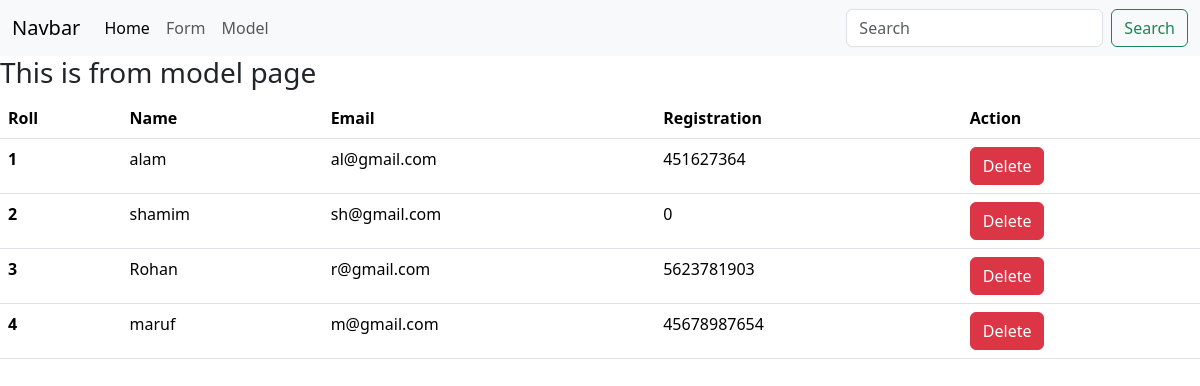
The app's page /firstApp/model/ with its own data.
### firstApp/models.py (models this page shows)
class Student(models.Model):
    name = models.CharField(max_length=20)
    email = models.EmailField()
    roll = models.AutoField(primary_key=True)
    registrant_id = models.BigIntegerField()
    Married = models.BooleanField()
    min_salary = models.SmallIntegerField()
    max_salary = models.BigIntegerField()
    About_you = models.TextField()

### firstApp/views.py (the view)
# urls.py: path('model/' , views.StudentModel , name='Model'),
def StudentModel(request):
    datas = Student.objects.all()
    return render(request, 'firstApp/studentModel.html' , {'datas' : datas})

### firstApp/templates/firstApp/studentModel.html
{% extends 'base.html' %}
{% block content %}
<h3>This is from model page</h3>
{% if datas %}
<table class="table">
    <thead>
      <tr>
        <th scope="col">Roll</th>
        <th scope="col">Name</th>
        <th scope="col">Email</th>
        <th scope="col">Registration</th>
        <th scope="col">Action</th>
      </tr>
    </thead>
    <tbody>
      {% for data in datas %}
      <tr>
        <th scope="row">{{data.roll}} </th>
        <td>{{data.name}} </td>
        <td>{{data.email}} </td>
        <td>{{data.registrant_id}} </td>
        <td> <a class='btn btn-danger text-white' href="{% url 'Delete_studentt' data.roll %}">Delete</a> </td>
      </tr>
      {% endfor %}
    </tbody>
  </table>
{% else %}
<h3>No Data is Available Here</h3>
{% endif %}
{% endblock %}

### templates/base.html (shortened to what this page needs)
<!DOCTYPE html>
<html lang="en">
<head>
    <link href="https://cdn.jsdelivr.net/npm/bootstrap@5.3.3/dist/css/bootstrap.min.css" rel="stylesheet">
</head>
<body>
    <nav class="navbar navbar-expand-lg bg-body-tertiary">
        <div class="container-fluid">
          <a class="navbar-brand" href="#">Navbar</a>
          <div class="collapse navbar-collapse" id="navbarSupportedContent">
            <ul class="navbar-nav me-auto mb-2 mb-lg-0">
              <li class="nav-item">
                <a class="nav-link active" aria-current="{% url 'Home' %}" href="#">Home</a>
              </li>
               <li class="nav-item">
                <a class="nav-link" href="{% url 'Form' %}">Form</a>
              </li>
              <li class="nav-item">
                <a class="nav-link" href="{% url 'Model' %}">Model</a>
              </li>
            </ul>
            <form class="d-flex" role="search">
              <input class="form-control me-2" type="search" placeholder="Search" aria-label="Search">
              <button class="btn btn-outline-success" type="submit">Search</button>
            </form>
          </div>
        </div>
      </nav>
    {% block content %}{% endblock %}
</body>
</html>

### records on screen
Student: roll "1", name "alam", email "al@gmail.com", registrant_id "451627364"
Student: roll "2", name "shamim", email "sh@gmail.com", registrant_id "0"
Student: roll "3", name "Rohan", email "r@gmail.com", registrant_id "5623781903"
Student: roll "4", name "maruf", email "m@gmail.com", registrant_id "45678987654"
